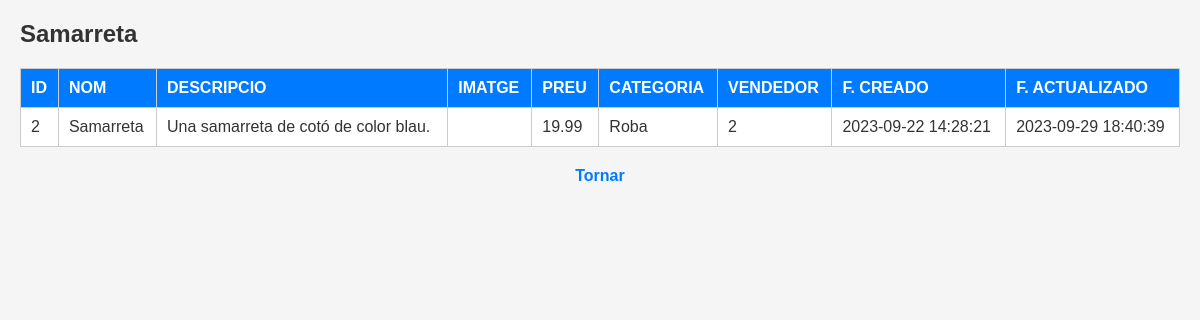
/products/read/2, run on the app's committed database.
### tables this page shows
CREATE TABLE products (
	id INTEGER PRIMARY KEY AUTOINCREMENT,
	title TEXT,
	description TEXT,
	photo TEXT,
	price DECIMAL(10, 2),
	category_id INTEGER,
	seller_id INTEGER,
	created DATETIME,
	updated DATETIME,
	FOREIGN KEY (category_id) REFERENCES categories(id),
	FOREIGN KEY (seller_id) REFERENCES users(id)
);

CREATE TABLE categories (
	id INTEGER PRIMARY KEY AUTOINCREMENT,
	name TEXT UNIQUE,
	slug TEXT UNIQUE
);

### app.py (the view)
@app.route('/products/read/<int:id>')
def products_read(id):
    data = read_product(id)
    nomcat = mostrar_nomcat(data['idcat'])
    return render_template('products/read.html',resource=data,nombre_categoria=nomcat)

### app.py (called while the page is built)
def get_db():
    db = getattr(Flask, '_database', None)
    if db is None:
        db = Flask._database = sqlite3.connect(DATABASE,check_same_thread=False)
    return db

def mostrar_cat():
    cursor = get_db().execute("SELECT * FROM CATEGORIES")
    result = cursor.fetchall()
    data = []
    for x in result:
        datos = {
            'id': x[0],
            'nom': x[1],
            'slug': x[2]
        }
        data.append(datos)
    cursor.close()
    return data

def read_product(id):
    mydb = get_db()
    data=[]
    mycursor = mydb.cursor()
    sql = ("SELECT * FROM products where id = ?")
    val=(id,)
    mycursor.execute(sql, val)
    result = mycursor.fetchall()
    for x in result:
        data = {
        'id': x[0],
        'nom': x[1],
        'descripcio': x[2],
        'imatge': x[3],
        'preu': x[4],
        'idcat': x[5],
        'vendedor': x[6],
        'creado': x[7],
        'actualizado': x[8],
        }
    mycursor.close()
    return data

def mostrar_nomcat(idcat):
    listacat = mostrar_cat()
    for categoria in listacat:
        if categoria['id'] == idcat:
            return categoria['nom']

### templates/products/read.html (shortened to what this page needs)
<!DOCTYPE html>
<html lang="en">
<head>
    <link rel="stylesheet" href="/static/read.css">
</head>
<body>
    <h1>{{ resource['nom'] }}</h1>
    <table border="1">
        <tr>
            <th>ID</th>
            <th>NOM</th>
            <th>DESCRIPCIO</th>
            <th>IMATGE</th>
            <th>PREU</th>
            <th>CATEGORIA</th>
            <th>VENDEDOR</th>
            <th>F. CREADO</th>
            <th>F. ACTUALIZADO</th>
        </tr>
        <tr>
            <td>{{ resource['id'] }}</td>
            <td>{{ resource['nom'] }}</td>
            <td>{{ resource['descripcio'] }}</td>
            <td>{{ resource['imatge'] }}</td>
            <td>{{ resource['preu'] }}</td>
            <td>{{ nombre_categoria }}</td>
            <td>{{ resource['vendedor'] }}</td>
            <td>{{ resource['creado'] }}</td>
            <td>{{ resource['actualizado'] }}</td>
        </tr>
    </table>
    <a href="javascript:history.back()" title="Pagina anterior">Tornar</a>
</body>
</html>
</body>
</html>

### static/read.css (style rules this page uses)
* { margin: 0; padding: 0; box-sizing: border-box; }
body { font-family: Arial, sans-serif; background-color: #f5f5f5; padding: 20px; }
h1 { font-size: 24px; margin-bottom: 20px; color: #333; }
table { width: 100%; border-collapse: collapse; border: 1px solid #ccc; background-color: #fff; margin-bottom: 20px; }
table th, table td { padding: 10px; text-align: left; border-bottom: 1px solid #ccc; }
table th { background-color: #007bff; color: #fff; font-weight: bold; }
table td { color: #333; }
a { display: block; text-align: center; margin-top: 20px; text-decoration: none; color: #007bff; font-weight: bold; }

### data on the page
products: nom "Samarreta", id "2", descripcio "Una samarreta de cotó de color blau.", preu "19.99", creado "2023-09-22 14:28:21", actualizado "2023-09-29 18:40:39"
categories: name "Roba"

### other printed values
{{ resource['vendedor'] }} "2"
